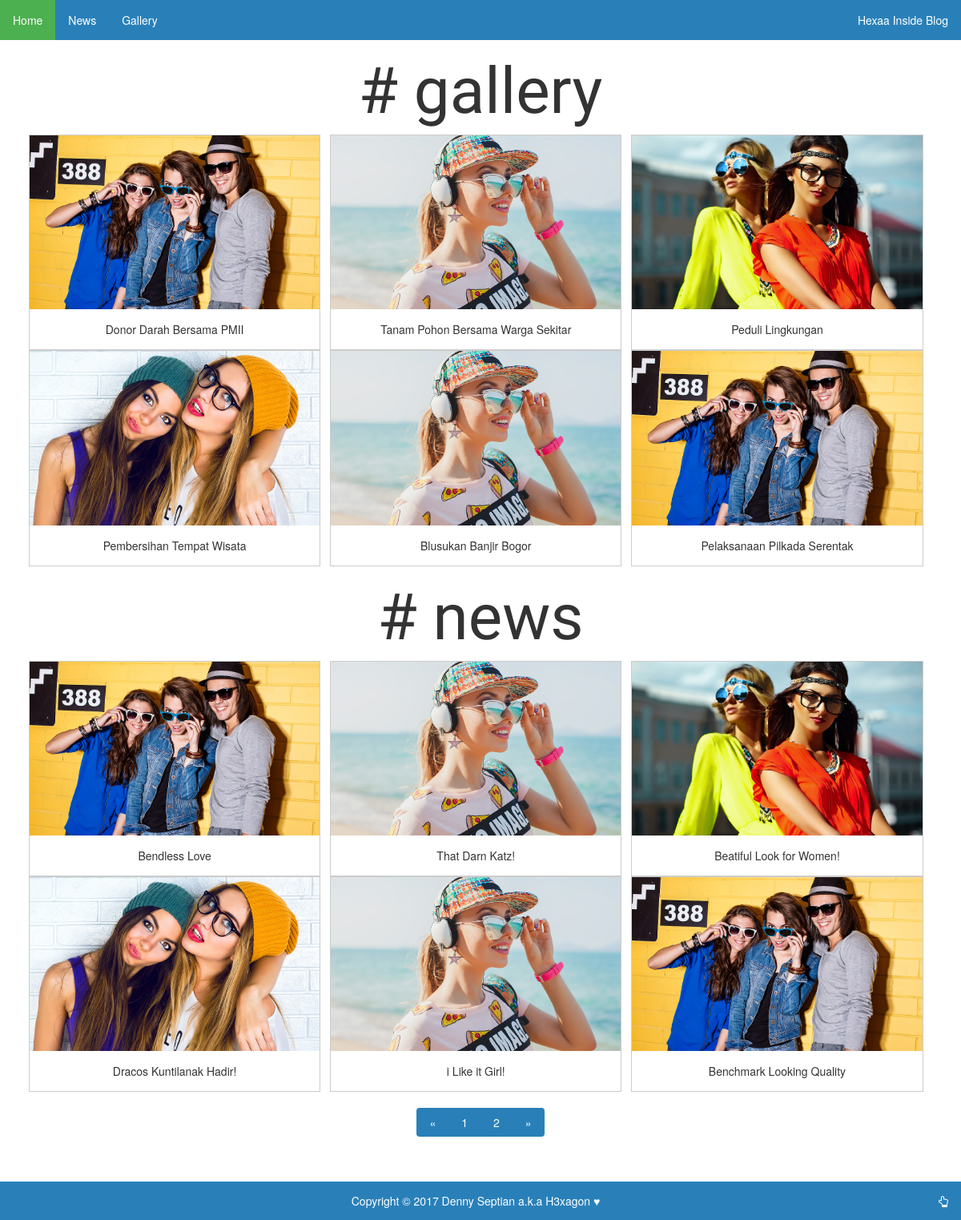
The page / on the database its author committed.
### tables this page shows
CREATE TABLE `gallery` (
  `id` int(11) UNSIGNED NOT NULL,
  `judul` varchar(255) DEFAULT NULL,
  `gambar` varchar(255) NOT NULL,
  `tanggal` datetime DEFAULT NULL
);

CREATE TABLE `post` (
  `id` int(11) UNSIGNED NOT NULL,
  `judul` varchar(255) DEFAULT NULL,
  `gambar` varchar(255) NOT NULL,
  `konten` text,
  `tanggal` datetime DEFAULT NULL
);

### index.php (the view, shortened to what this page needs)
<?php
include 'hexaaconf/koneksi.php';
?>
<!DOCTYPE html PUBLIC "-//W3C//DTD XHTML 1.0 Strict//EN" "http://www.w3.org/TR/xhtml1/DTD/xhtml1-strict.dtd">
<html xmlns="http://www.w3.org/1999/xhtml" xml:lang="en" lang="en">
<head>
<link rel="stylesheet" href="css/hexaainside.css">
<link rel="stylesheet" href="css/bootstrap.min.css">
<link rel="stylesheet" href="css/fontawesome/css/font-awesome.min.css">
<link rel="stylesheet" href="css/fontawesome/css/font-awesome.css">
<link rel="stylesheet" href="css/bootstrap-theme.min.css">
</head>
<body>
<ul id="topgan" class="topnav">
  <li><a class="active" href="/">Home</a></li>
  <li><a id="buttonnews" onclick="navbar()">News</a></li>
  <li><a id="buttongallery" onclick="navbar()">Gallery</a></li>
  <li class="right"><a href="/">Hexaa Inside Blog</a></li>
</ul>
<h1 id="gallery" class="header"># gallery</h1>
<div class="container">
<?php
$per_page=6;
if (isset($_GET["page"])) {
   $page = intval($_GET["page"]);
} else {
   $page=1;
}
$start_from = ($page-1) * $per_page;
$query = "SELECT * FROM gallery LIMIT $start_from, $per_page";
$result = mysqli_query($conn, $query);
?>
<?php
while ($fetch_gallery = mysqli_fetch_assoc($result)) {
   echo "<div class='responsive'>
    <div class='img'>
      <a href='{$fetch_gallery['gambar']}'>
       <img src='{$fetch_gallery['gambar']}' title='{$fetch_gallery['judul']} uploaded at {$fetch_gallery['tanggal']}' width='300' height='200'>
      </a>
    <div class='desc'>{$fetch_gallery['judul']}</div>
   </div>
  </div>";
}
?>
</div>
<h1 class="header"># news</h1>
<div id="news" class="container">
<?php
$per_page=6;
if (isset($_GET["page"])) {
   $page = $_GET["page"];
} else {
   $page=1;
}
$start_from = ($page-1) * $per_page;
$query = "SELECT * FROM post LIMIT $start_from, $per_page";
$result = mysqli_query($conn, $query);
?>
<?php
while ($row = mysqli_fetch_assoc($result)) {
   echo "<div class='responsive'>
    <div class='img'>
      <a href='news.php?id={$row['id']}'>
       <img src='{$row['gambar']}' width='300' height='200'>
      </a>
    <div class='desc'>{$row['judul']}</div>
   </div>
  </div>";
}
?>
</div>
<?php
$query = "select * from post";
$queryg = "select * from gallery";
if ($result = mysqli_query($conn, $queryg) OR $result = mysqli_query($conn, $query)) {
  $total_records = mysqli_num_rows($result);
}
$total_pages = ceil($total_records / $per_page);
echo "<div class='center'>
  <div class='pagination'>
    <a href='?page=1'>&laquo;</a>";
for ($i=1; $i<=$total_pages; $i++) {
   echo "<a href='?page=".$i."'>".$i."</a>";
};
echo "<a href='?page=$total_pages'>&raquo;</a>
  </div>
</div>";
?>
<div class="footer navbar-fixed-bottom">
Copyright &#169; <?php echo date("Y");?> <a href="mailto:admin@hexarand.gq">Denny Septian a.k.a H3xagon</a> &#9829;
<span id="keatasbang" class="right"><a onclick="scrolltotop()"><i class="fa fa-hand-o-up" aria-hidden="true"></i></a></span>
</div>
</body>
</html>

### css/hexaainside.css (style rules this page uses)
body { margin: 0; padding-bottom: 80px; background-color: #ecf0f1; }
.container img { display: block; margin: auto; width: 35%; }
.header { font-family: "Iceland"; text-align: center; font-size: 80px; }
.footer span.right { color: white; float: right; }
.footer span a { color: white; }
.footer { list-style-type: none; overflow: hidden; background-color: #2980b9; color: white; text-align: center; text-decoration: none; padding: 14px 16px; }
.center { text-align: center; }
.pagination { display: inline-block; background-color: #2980b9; }
.pagination a { color: black; float: left; padding: 8px 16px; text-decoration: none; }
a:link { color: white; text-decoration: none; }
ul.topnav { list-style-type: none; margin: 0; padding: 0; overflow: hidden; background-color: #2980b9; }
ul.topnav li { float: left; }
ul.topnav li a { display: block; color: white; text-align: center; padding: 15px 16px; text-decoration: none; }
ul.topnav li a.active { background-color: #4CAF50; }
ul.topnav li.right { float: right; }
div.img { border: 1px solid #ccc; }
div.img img { width: 100%; height: auto; }
div.img a { cursor: crosshair; }
div.desc { padding: 15px; text-align: center; }
* { box-sizing: border-box; }
.responsive { padding: 0 6px; float: left; width: 32.99999%; }

### rows shown on the page
gallery: gambar (picture), judul "Donor Darah Bersama PMII"
gallery: gambar (picture), judul "Tanam Pohon Bersama Warga Sekitar"
gallery: gambar (picture), judul "Peduli Lingkungan"
gallery: gambar (picture), judul "Pembersihan Tempat Wisata"
gallery: gambar (picture), judul "Blusukan Banjir Bogor"
gallery: gambar (picture), judul "Pelaksanaan Pilkada Serentak"
post: gambar (picture), judul "Bendless Love"
post: gambar (picture), judul "That Darn Katz!"
post: gambar (picture), judul "Beatiful Look for Women!"
post: gambar (picture), judul "Dracos Kuntilanak Hadir!"
post: gambar (picture), judul "i Like it Girl!"
post: gambar (picture), judul "Benchmark Looking Quality"
